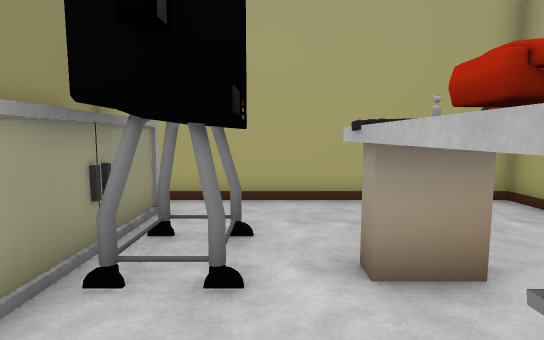
view 1 (above)

12 first-person views from a walk through a 3-D level made in the Unity game engine. The camera is 1.5 m above the floor, tilts 6° down and sees 80° across. The floor is counted in squares, 1 m on a side. Each view is taken from the middle of a square. On the plan, view 1 faces up. The plan holds only what a view shows up to about 15 squares ahead; the rest is blank. The place goes on beyond the plan. The player is left out. Some surface patterns are stand-ins.

view 2
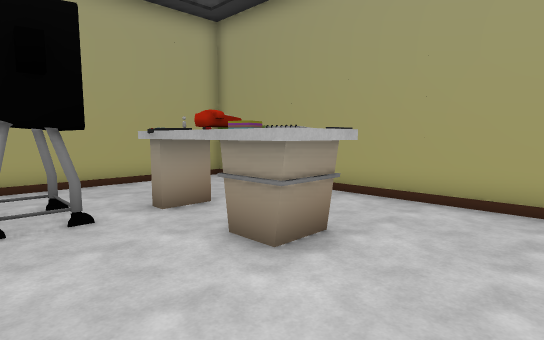

view 3
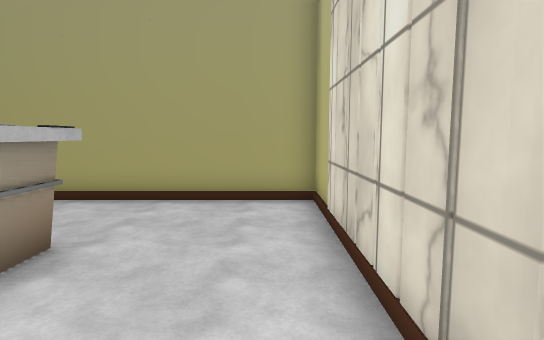

view 4
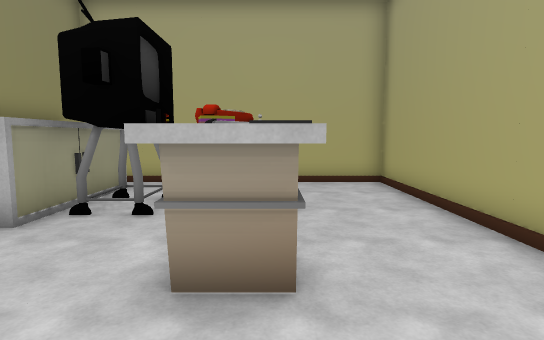

view 5
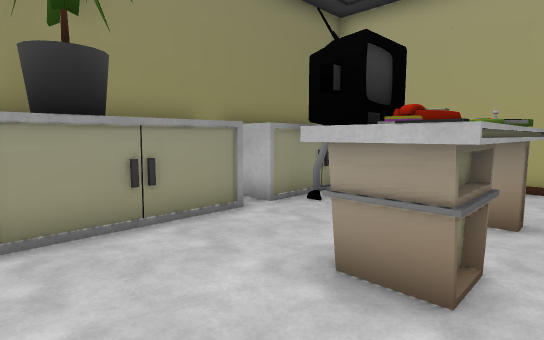

view 6
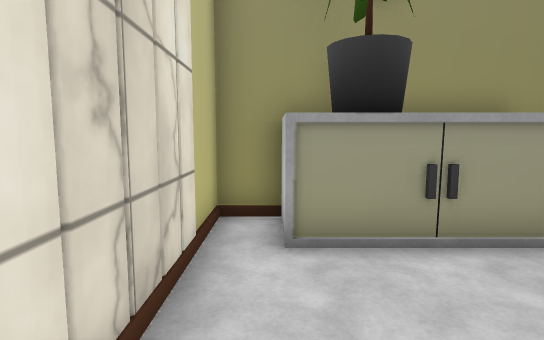

view 7
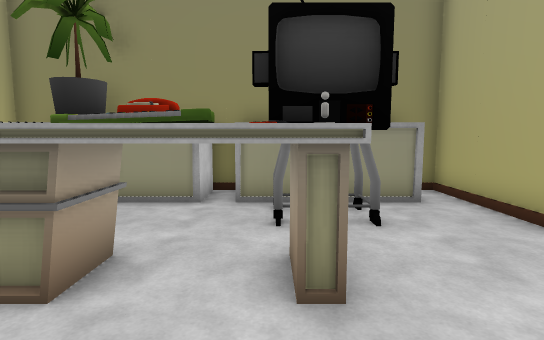

view 8
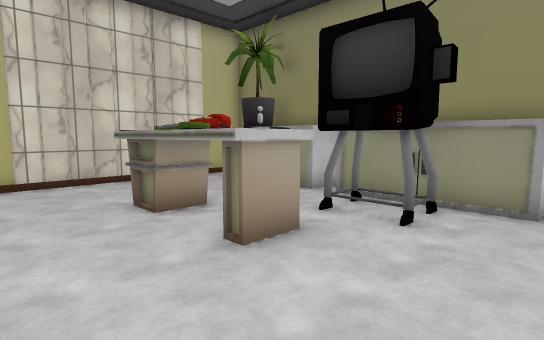

view 9
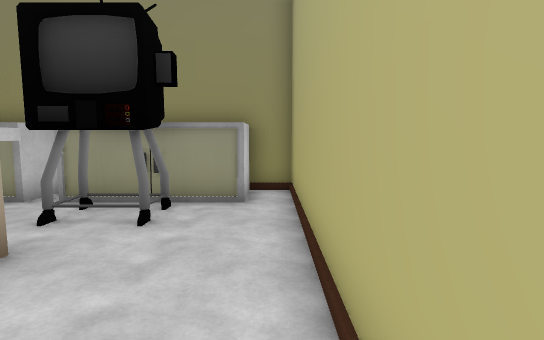

view 10
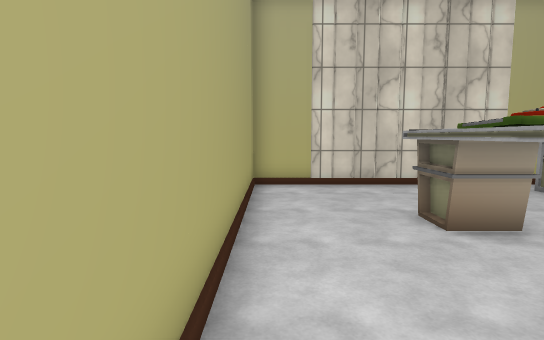

view 11
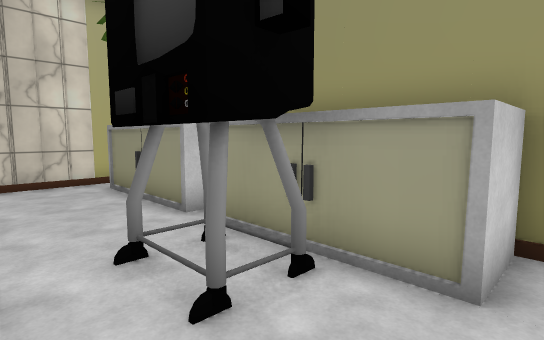

view 12
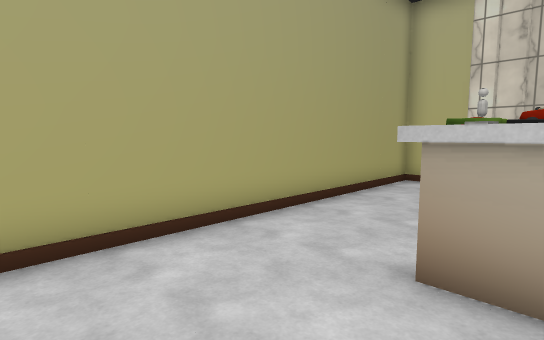

### Floor plan
Key: @ floor where view 1 was taken; # wall or solid block; . floor; O other object.
Columns run from 4 left of view 1 to 6 right of it. Each row starts with its distance up from view 1.
  8 ###########
  7 #.........#
  6 #OO.......#
  5   O#......#
  4   O#.OO...#
  3   OO.OO...#
  2 #O...OO...#
  1 #OO..OO...#
  0   O.@OO...#
 -1   #.......#
 -2   #.......#
 -3 #O........#
 -4 ###########

Positions as (right, up) in squares from view 1, and headings:
1: (0, 0), facing up
2: (-2, -3), facing up-right
3: (-2, -3), facing right
4: (2, -3), facing up
5: (3, -3), facing up-left
6: (2, -3), facing left
7: (5, 3), facing left
8: (5, 7), facing down-left
9: (5, 7), facing left
10: (5, 6), facing down
11: (1, 7), facing down-left
12: (1, 7), facing down-right
